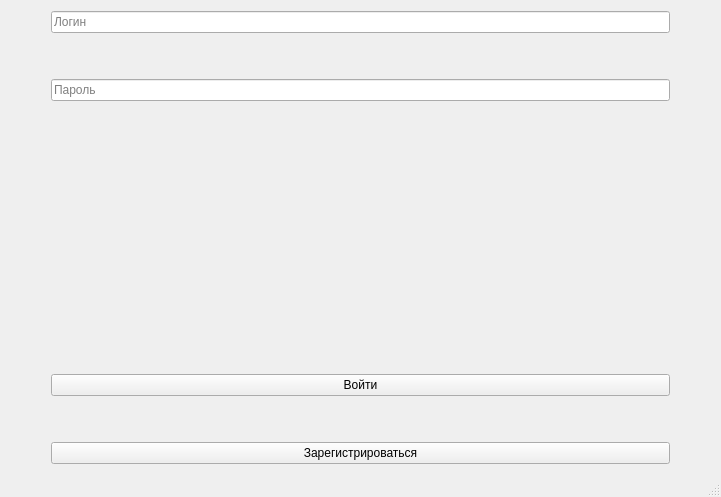
<?xml version="1.0" encoding="UTF-8"?>
<ui version="4.0">
 <class>MainWindow</class>
 <widget class="QMainWindow" name="MainWindow">
  <property name="geometry">
   <rect>
    <x>0</x>
    <y>0</y>
    <width>721</width>
    <height>497</height>
   </rect>
  </property>
  <property name="windowTitle">
   <string>MainWindow</string>
  </property>
  <widget class="QWidget" name="centralwidget">
   <property name="maximumSize">
    <size>
     <width>908</width>
     <height>582</height>
    </size>
   </property>
   <layout class="QGridLayout" name="gridLayout_2">
    <item row="0" column="0">
     <layout class="QGridLayout" name="gridLayout">
      <item row="0" column="0">
       <layout class="QVBoxLayout" name="verticalLayout_3">
        <item>
         <layout class="QVBoxLayout" name="verticalLayout">
          <item>
           <layout class="QHBoxLayout" name="horizontalLayout_3">
            <item>
             <spacer name="horizontalSpacer_3">
              <property name="orientation">
               <enum>Qt::Horizontal</enum>
              </property>
              <property name="sizeType">
               <enum>QSizePolicy::Fixed</enum>
              </property>
              <property name="sizeHint" stdset="0">
               <size>
                <width>40</width>
                <height>20</height>
               </size>
              </property>
             </spacer>
            </item>
            <item>
             <widget class="QLineEdit" name="lineEdit">
              <property name="placeholderText">
               <string>Логин</string>
              </property>
             </widget>
            </item>
            <item>
             <spacer name="horizontalSpacer_4">
              <property name="orientation">
               <enum>Qt::Horizontal</enum>
              </property>
              <property name="sizeType">
               <enum>QSizePolicy::Fixed</enum>
              </property>
              <property name="sizeHint" stdset="0">
               <size>
                <width>40</width>
                <height>20</height>
               </size>
              </property>
             </spacer>
            </item>
           </layout>
          </item>
          <item>
           <spacer name="verticalSpacer_2">
            <property name="orientation">
             <enum>Qt::Vertical</enum>
            </property>
            <property name="sizeType">
             <enum>QSizePolicy::Minimum</enum>
            </property>
            <property name="sizeHint" stdset="0">
             <size>
              <width>20</width>
              <height>40</height>
             </size>
            </property>
           </spacer>
          </item>
          <item>
           <layout class="QHBoxLayout" name="horizontalLayout_5">
            <item>
             <spacer name="horizontalSpacer_2">
              <property name="orientation">
               <enum>Qt::Horizontal</enum>
              </property>
              <property name="sizeType">
               <enum>QSizePolicy::Fixed</enum>
              </property>
              <property name="sizeHint" stdset="0">
               <size>
                <width>40</width>
                <height>20</height>
               </size>
              </property>
             </spacer>
            </item>
            <item>
             <widget class="QLineEdit" name="lineEdit_2">
              <property name="toolTip">
               <string/>
              </property>
              <property name="text">
               <string/>
              </property>
              <property name="placeholderText">
               <string>Пароль</string>
              </property>
             </widget>
            </item>
            <item>
             <spacer name="horizontalSpacer">
              <property name="orientation">
               <enum>Qt::Horizontal</enum>
              </property>
              <property name="sizeType">
               <enum>QSizePolicy::Fixed</enum>
              </property>
              <property name="sizeHint" stdset="0">
               <size>
                <width>40</width>
                <height>20</height>
               </size>
              </property>
             </spacer>
            </item>
           </layout>
          </item>
         </layout>
        </item>
        <item>
         <spacer name="verticalSpacer">
          <property name="orientation">
           <enum>Qt::Vertical</enum>
          </property>
          <property name="sizeType">
           <enum>QSizePolicy::Expanding</enum>
          </property>
          <property name="sizeHint" stdset="0">
           <size>
            <width>20</width>
            <height>40</height>
           </size>
          </property>
         </spacer>
        </item>
        <item>
         <layout class="QHBoxLayout" name="horizontalLayout">
          <item>
           <spacer name="horizontalSpacer_7">
            <property name="orientation">
             <enum>Qt::Horizontal</enum>
            </property>
            <property name="sizeType">
             <enum>QSizePolicy::Minimum</enum>
            </property>
            <property name="sizeHint" stdset="0">
             <size>
              <width>40</width>
              <height>20</height>
             </size>
            </property>
           </spacer>
          </item>
          <item>
           <widget class="QPushButton" name="pushButton">
            <property name="text">
             <string>Войти</string>
            </property>
           </widget>
          </item>
          <item>
           <spacer name="horizontalSpacer_5">
            <property name="orientation">
             <enum>Qt::Horizontal</enum>
            </property>
            <property name="sizeType">
             <enum>QSizePolicy::Minimum</enum>
            </property>
            <property name="sizeHint" stdset="0">
             <size>
              <width>40</width>
              <height>20</height>
             </size>
            </property>
           </spacer>
          </item>
         </layout>
        </item>
        <item>
         <spacer name="verticalSpacer_3">
          <property name="orientation">
           <enum>Qt::Vertical</enum>
          </property>
          <property name="sizeType">
           <enum>QSizePolicy::Minimum</enum>
          </property>
          <property name="sizeHint" stdset="0">
           <size>
            <width>20</width>
            <height>40</height>
           </size>
          </property>
         </spacer>
        </item>
        <item>
         <layout class="QHBoxLayout" name="horizontalLayout_4">
          <item>
           <spacer name="horizontalSpacer_8">
            <property name="orientation">
             <enum>Qt::Horizontal</enum>
            </property>
            <property name="sizeType">
             <enum>QSizePolicy::Minimum</enum>
            </property>
            <property name="sizeHint" stdset="0">
             <size>
              <width>40</width>
              <height>20</height>
             </size>
            </property>
           </spacer>
          </item>
          <item>
           <widget class="QPushButton" name="pushButton_2">
            <property name="text">
             <string>Зарегистрироваться</string>
            </property>
           </widget>
          </item>
          <item>
           <spacer name="horizontalSpacer_6">
            <property name="orientation">
             <enum>Qt::Horizontal</enum>
            </property>
            <property name="sizeType">
             <enum>QSizePolicy::Minimum</enum>
            </property>
            <property name="sizeHint" stdset="0">
             <size>
              <width>40</width>
              <height>20</height>
             </size>
            </property>
           </spacer>
          </item>
         </layout>
        </item>
       </layout>
      </item>
     </layout>
    </item>
   </layout>
  </widget>
  <widget class="QMenuBar" name="menubar">
   <property name="geometry">
    <rect>
     <x>0</x>
     <y>0</y>
     <width>721</width>
ded     <height>32</height>
    </rect>
   </property>
  </widget>
  <widget class="QStatusBar" name="statusbar"/>
 </widget>
 <layoutdefault spacing="6" margin="11"/>
 <resources/>
 <connections/>
</ui>
